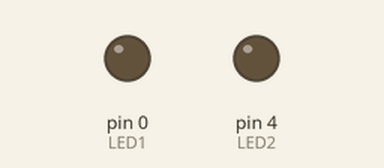
Bench run of a sketch on a simulated Arduino Uno, built with avr-gcc and run on an emulated ATmega328P. On the bench: output pins drawn as LEDs (lit = HIGH). Random numbers use the default seed unless the sketch sets one.

Above: at 0.19 s.
At 1.58 s:
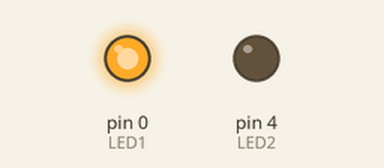
At 2.9 s:
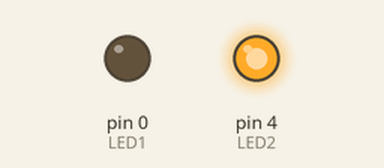
Timing chart, 0 to 3.2 s (numbered marks = the images above):
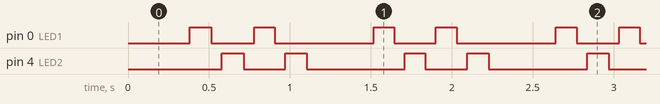

Measured:
- by itself, pin 0 (LED1): repeats every 1.1 s: LOW 0.26 s, HIGH 0.13 s, LOW 0.61 s, HIGH 0.13 s
- by itself, pin 4 (LED2): repeats every 1.1 s: LOW 0.26 s, HIGH 0.13 s, LOW 0.60 s, HIGH 0.13 s

The sketch:

Drums.ino
```cpp
#define LED1 0
#define LED2 4

void setup() {
  pinMode(LED1, OUTPUT);
  pinMode(LED2, OUTPUT);
}

void loop() {

  delay(350);

  beat(LED1);
  beat(LED2);
  beat(LED1);
  beat(LED2);
}

void beat(int led) {
  int fadeDelay = 1;
  int fadeStep = 4;

  for (int fadeValue = 0 ; fadeValue <= 255; fadeValue += fadeStep) {
    analogWrite(led, fadeValue);
    delay(fadeDelay);
  }

  delay(random(60,70));

  for (int fadeValue = 255 ; fadeValue >= 0; fadeValue -= fadeStep) {
    analogWrite(led, fadeValue);
    delay(fadeDelay);
  }
}
```
